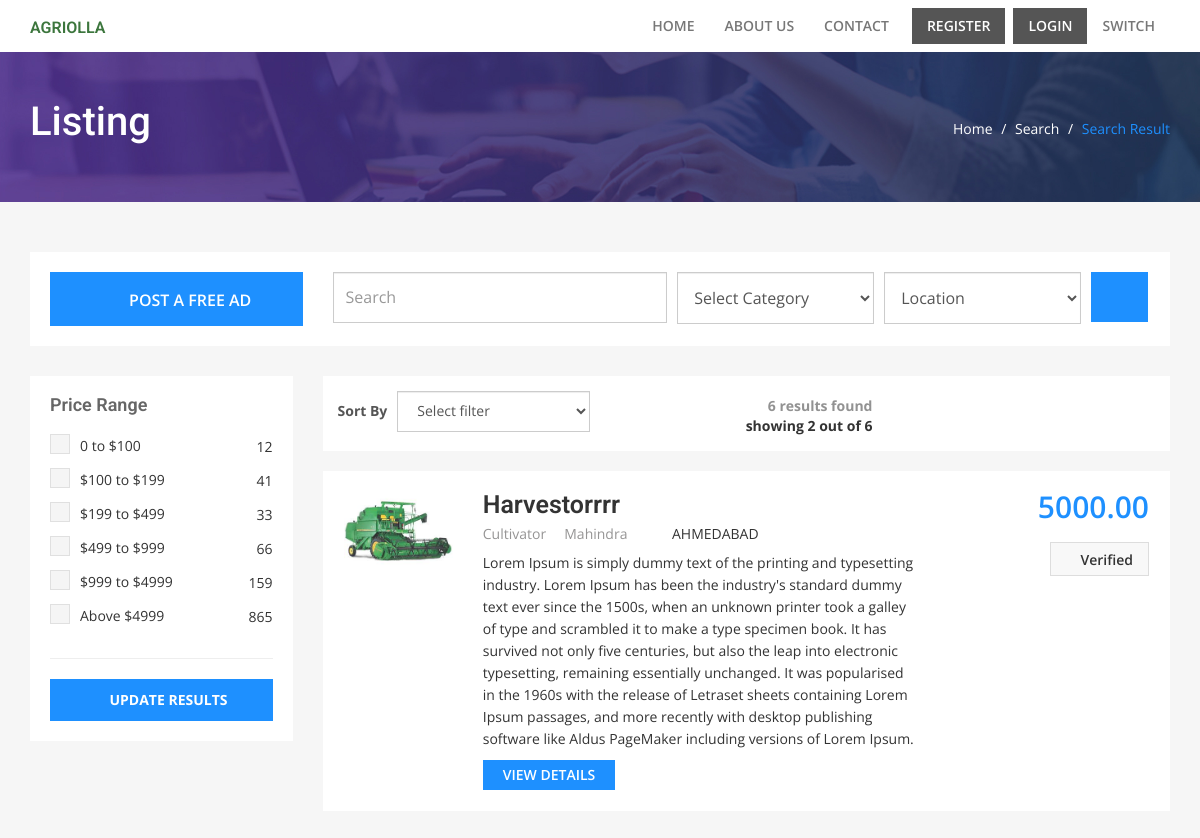
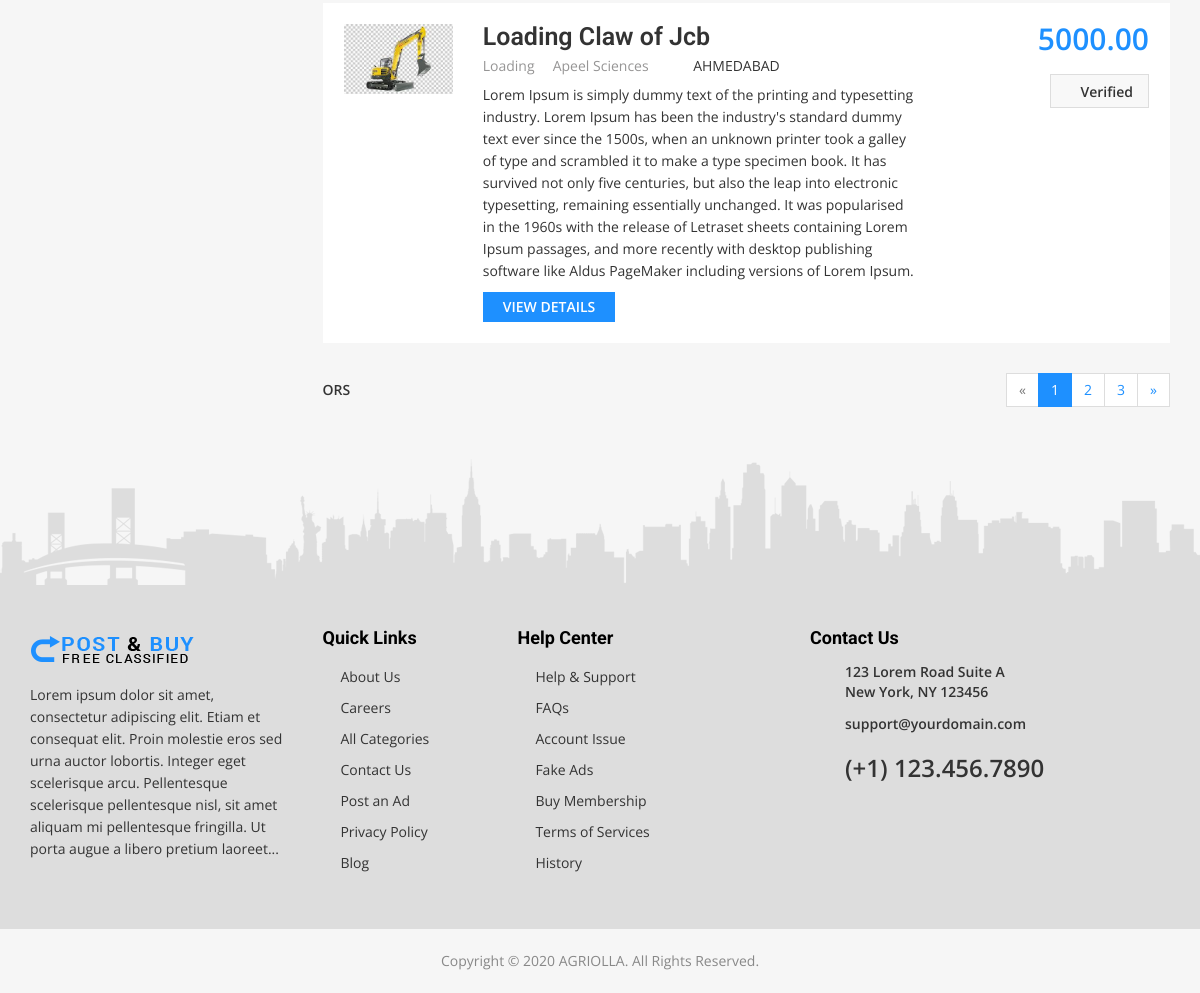
Page /product/viewallads/ on the committed database (2 pictures, top to bottom).
### Home/models.py (models this page shows, shortened)
class Product(models.Model):
    title = models.CharField(max_length=50, blank=True, null=True)
    slug = models.SlugField(blank=True, unique=True)
    Owner_name = models.ForeignKey(User,on_delete=models.CASCADE,blank=True, null=True)
    uploadfor = models.CharField(max_length=5, choices=AD_CHOICES, blank=True, null=True)
    category = models.ForeignKey(Category, on_delete=models.CASCADE)
    brand = models.ForeignKey(Brandmaster,on_delete=models.CASCADE, blank=True, null=True)
    Description = models.TextField(null=True, blank=True)
    Feature1 = models.CharField(max_length=50, null=False, blank=False,default="")
    Feature2 = models.CharField(max_length=50, null=True, blank=True,default="")
    Feature3 = models.CharField(max_length=50, null=True, blank=True,default="")
    Feature4 = models.CharField(max_length=50, null=True, blank=True,default="")
    Feature5 = models.CharField(max_length=50, null=True, blank=True,default="")
    Condition = models.CharField(max_length=5,choices=Condition,null=True,blank=True)
    price = models.DecimalField(max_digits=9, decimal_places=2, blank=True, null=True)
    quantity = models.CharField(max_length=2, choices=QUANTITY_CHOICES, blank=True, null=True)
    image = models.ImageField(upload_to=upload_image_path, null=True, blank=True)
    image2 = models.ImageField(upload_to=upload_image_path, null=True, blank=True)
    image3 = models.ImageField(upload_to=upload_image_path, null=True, blank=True)
    image4 = models.ImageField(upload_to=upload_image_path, null=True, blank=True)
    image5 = models.ImageField(upload_to=upload_image_path, null=True, blank=True)
    avail = models.CharField(max_length=10, choices=AVAILABLE_CHOICES, default="!Available")
    advalue = models.CharField(default="no", max_length=10, choices=GREATAD_CHOICES, blank=True, null=True)
    offer = models.CharField(default="no", max_length=5, choices=OFFER_CHOICES, blank=True, null=True)
    offerDetails = models.CharField(max_length=50,default="")
    adviewed = models.IntegerField(default=0, blank=True, null=True)
    rejected_status = models.CharField(max_length=5, choices=Reject, default="no")
    rejection_reason = models.CharField(max_length=100,null=True,blank=True)
    verified_status = models.CharField(max_length=5, default="no")
    visit_date = models.DateTimeField(null=True, blank=True)
    verifier_person = models.ForeignKey(Workers,on_delete=models.CASCADE, null=True, blank=True)
    ApprovedOrRejectedBy = models.ForeignKey(Employee,on_delete=models.CASCADE,null=True,blank=True)
    IsVisited = models.BooleanField(default=False,choices=BooleanChoice)
    IsReported = models.BooleanField(default=False,choices=BooleanChoice)
    Rate = models.DecimalField(max_digits=2, decimal_places=1, blank=True, null=True)
    post_date = models.DateTimeField(auto_now=True,null=True)
    update_date = models.DateTimeField(auto_now_add=True,null=True)
    IsProductSoldOrOnRent=models.BooleanField(choices=BooleanChoice,default=False)

class Category(models.Model):
    name = models.CharField(max_length=20)
    slug = models.SlugField(blank=True, unique=True)
    def __str__(self):
        return self.name

class Profile(models.Model):
    user = models.OneToOneField(User, on_delete=models.CASCADE)
    phone = models.CharField(max_length=13)
    address = models.TextField(null=False)
    pincode = models.CharField(max_length=6, null=False)
    country = models.ForeignKey(CountryMaster, on_delete=models.CASCADE, null=True, blank=True)
    state = models.ForeignKey(Statemaster, on_delete=models.CASCADE, null=True, blank=True)
    city = models.ForeignKey(Citymaster, on_delete=models.CASCADE, null=True, blank=True)
    Birthdate = models.DateField(null=True,blank=True)
    IsActive = models.BooleanField(choices=BooleanChoice, default=False)
    IsAvailable = models.BooleanField(choices=BooleanChoice,default=False)
    created_on = models.DateTimeField(auto_now=True,null=True,blank=True)
    updated_on = models.DateTimeField(auto_now_add=True,null=True,blank=True)
    IsMerchant = models.BooleanField(default=False, choices=BooleanChoice)

### adminside/models.py (models this page shows)
class Brandmaster(models.Model):
    BrandName = models.CharField(max_length=50)
    BrandUrl = models.CharField(max_length=255)
    BrandLogo = models.ImageField(null=True, blank=True)
    IsActive = models.BooleanField(choices=Boolchoices, default=False)
    def __str__(self):
        return self.BrandName

class Citymaster(models.Model):
    CityName = models.CharField(max_length=50)
    State = models.ForeignKey(Statemaster, on_delete=models.CASCADE)
    def __str__(self):
        return self.CityName

### Product/views.py (the view)
def viewallads(request):
    template = "listing.html"
    page = request.GET.get('page', 1)
    allads_list = Product.objects.filter(avail="Available")
    paginator = Paginator(allads_list, 2)
    try:
        allads = paginator.page(page)
    except PageNotAnInteger:
        allads = paginator.page(1)
    except EmptyPage:
        allads = paginator.page(paginator.num_pages)
    return render(request, template, {"ads": allads, 'total': allads_list.count()})

### Templates/listing.html (shortened to what this page needs)
{% extends 'common/ORS Common.html' %}
{% block pageheadername %}
<div class="pageTitle">
  <div class="container">
    <div class="row">
      <div class="col-md-6 col-sm-6">
        <h1 class="page-heading">Listing</h1>
      </div>
      <div class="col-md-6 col-sm-6">
        <div class="breadCrumb"><a href="#.">Home</a> / <a href="#.">Search</a> / <span>Search Result</span></div>
      </div>
    </div>
  </div>
</div>
{% endblock %}
{% block content %}
 <form method="get" action="{% url 'Product:searchad' %}">{% csrf_token %}
<div class="listpgWraper">
  <div class="container">
    <div class="pageSearch">
      <div class="row">
        <div class="col-md-3"><a href="{% url 'Home:addproduct' %}" class="btn"><i class="fa fa-file-text" aria-hidden="true"></i> Post a Free Ad</a></div>
        <div class="col-md-9">
          <div class="searchform">
            <div class="row">
              <div class="col-md-5 col-sm-4">
                <input type="text" class="form-control" name="searchstring"placeholder="Search" />
              </div>
              <div class="col-md-3 col-sm-3">
                <select class="form-control" name="category">
                  <option value="">Select Category</option>
                </select>
              </div>
              <div class="col-md-3 col-sm-3">
                <select class="form-control" name="cityfromlist">
                  <option value="">Location</option>
                </select>
              </div>
              <div class="col-md-1 col-sm-2">
                <button class="btn"><i class="fa fa-search" aria-hidden="true"></i></button>
              </div>
            </div>
          </div>
        </div>
      </div>
    </div>
    <div class="row">
      <div class="col-md-3 col-sm-5">
        <div class="sidebar">
          <div class="widget">
            <h4 class="widget-title">Price Range</h4>
            <ul class="optionlist">
              <li>
                <label for="price1"></label>
                0 to $100 <span>12</span> </li>
              <li>
                <label for="price2"></label>
                $100 to $199 <span>41</span> </li>
              <li>
                <label for="price3"></label>
                $199 to $499 <span>33</span> </li>
              <li>
                <label for="price4"></label>
                $499 to $999 <span>66</span> </li>
              <li>
                <label for="price5"></label>
                $999 to $4999 <span>159</span> </li>
              <li>
                <label for="price6"></label>
                Above $4999 <span>865</span> </li>
            </ul>
          </div>
          <div class="searchnt">
            <button class="btn"><i class="fa fa-search" aria-hidden="true"></i> Update Results</button>
          </div>
        </div>
      </div>
      <div class="col-md-9 col-sm-7">
        <div class="sortbybar">
          <div class="row">
            <div class="col-sm-4">
              <div class="input-group"> <span class="input-group-addon" id="basic-addon3">Sort By</span>
                <select class="form-control" name="sortby">
                  <option value="">Select filter</option>
                </select>
              </div>
            </div>
            <div class="col-sm-4">
              <div class="found"> {{ total }} results found <strong> showing {% if total == 1 %}1 result {% else %} 2 out of {{total}} {% endif %}</strong> </div>
            </div>
          </div>
        </div>
        <ul class="searchList">
          {% if ads %}
          {% for ad in ads %}
          <li>
            <div class="row">
              <div class="col-md-2 col-sm-4">
                <div class="adimg"><img src="{{ad.image.url}}" alt="{{ad.image}}" /></div>
              </div>
              <div class="col-md-10 col-sm-8">
                <div class="jobinfo">
                  <div class="row">
                    <div class="col-md-8 col-sm-7">
                      <h3>{{ ad.title}}</h3>
                      <div class="cateName"> <a href="#.">{{ ad.category }}</a> <i class="fa fa-angle-double-right" aria-hidden="true"></i> <a href="#.">{{ ad.brand }}</a> </div>
                      <div class="location"><i class="fa fa-map-marker" aria-hidden="true"></i> <span>{{ ad.Owner_name.profile.city }}</span></div>
                      <div class="clearfix"></div>
                      <p>{{ ad.Description }}</p>
                      <div class="listbtn"><a href='{% url "Product:addetails" ad.id %}'>View Details</a></div>
                    </div>
                    <div class="col-md-4 col-sm-5 text-right">
                      <div class="adprice">{{ ad.price }}</div>
                      <div class="adverify"><i class="fa fa-check-square-o" aria-hidden="true"></i>Verified</div>
                    </div>
                  </div>
                </div>
              </div>
            </div>
          </li>
          {% endfor %}
          {% endif %}
        </ul>
        <div class="pagiWrap">
          <div class="row">
            <div class="col-md-4 col-sm-4">
              <div class="showreslt">ORS</div>
            </div>
            <div class="col-md-8 col-sm-8 text-right">
              {% if ads.has_other_pages %}
              <ul class="pagination">
                  {% if ads.has_previous %}
                <li><a href="?page={{ ads.previous_page_number }}&category={{ category }}&sortby={{ sortby }}&cityfromlist={{city}}">&laquo;</a></li>
                {% else %}
                <li class="disabled"><span>&laquo;</span></li>
                {% endif %}
                {% for i in ads.paginator.page_range %}
                {% if ads.number == i %}
                <li class="active"><span>{{ i }} <span class="sr-only">(current)</span></span></li>
                {% else %}
                <li><a href="?page={{ i }}">{{ i }}</a></li>
                {% endif %}
                {% endfor %}
                {% if ads.has_next %}
                <li><a href="?page={{ ads.next_page_number }}">&raquo;</a></li>
                {% else %}
                <li class="disabled"><span>&raquo;</span></li>
                {% endif %}
              </ul>
              {% endif %}
            </div>
          </div>
        </div>
      </div>
    </div>
  </div>
</div>
   </form>
{% endblock %}

### Templates/common/ORS Common.html (shortened to what this page needs)
{% load static %}
<!DOCTYPE html>
<html lang="en">
<head>
<link href='{% static "css/owl.carousel.css" %}' rel="stylesheet">
<link href='{% static "css/bootstrap.min.css" %}' rel="stylesheet">
<link href='{% static "css/font-awesome.css" %}' rel="stylesheet">
<link href='{% static "css/main.css" %}' rel="stylesheet">
</head>
<body>
<div class="header">
  <div class="container">
    <div class="row">
      <div class="col-md-2 col-sm-3 col-xs-12"> <a href='{% url "Home:home" %}' class="logo"><i class="glyphicon glyphicon-grain text-success"><h6>AGRIOLLA</h6></i></a><a data-toggle="modal" data-target=".bd-example-modal-sm"><i class="glyphicon glyphicon-map-marker fa-2x text-danger"></i></a>
      </div>
      <div class="col-md-10 col-sm-12 col-xs-12">
        <div class="navbar navbar-default" role="navigation">
          <div class="navbar-collapse collapse" id="nav-main">
            <ul class="nav navbar-nav">
              <li class=""><a href='{% url "Home:home" %}'>Home </a>
              </li>
              <li><a href='{% url "Home:aboutus" %}'>About us</a></li>
              <li><a href='{% url "Home:contactus"%}'>Contact</a></li>
              {% if user.is_authenticated %}
              <li class="postad"><a href='{% url "Home:addproduct" %}'>Post an Ad</a></li>
              <li class="dropdown"><a href="{% url 'Home:dashboard' %}">Welcome {{user.first_name}}<span class="caret"></span></a>
                <ul class="dropdown-menu">
                  <li><p>
                         <a href="{% url 'account_logout' %}" class="btn btn-danger btn-block">Logout</a>
                       </p>
                   </li>
                </ul>
              </li>
              {% else %}
              <li class="register"><a href="{% url 'account_signup' %}">Register</a></li>
              <li class="register"><a href="{% url 'account_login' %}">Login</a></li>
              {% endif %}
              <li class="dropdown"><a href="{% url 'Emp:choice' %}">Switch</a></li>
            </ul>
          </div>
        </div>
      </div>
    </div>
  </div>
</div>
{% block pageheadername %}
{% endblock %}
{% block content %}
{% endblock %}
<div class="footerWrap">
  <div class="container">
    <div class="row">
      <div class="col-md-3 col-sm-12">
        <div class="ft-logo"><img src='{%static "images/logo.png"%}' alt="Your alt text here"></div>
        <p>Lorem ipsum dolor sit amet, consectetur adipiscing elit. Etiam et consequat elit. Proin molestie eros sed urna auctor lobortis. Integer eget scelerisque arcu. Pellentesque scelerisque pellentesque nisl, sit amet aliquam mi pellentesque fringilla. Ut porta augue a libero pretium laoreet...</p>
      </div>
      <div class="col-md-2 col-sm-6">
        <h5>Quick Links</h5>
        <ul class="quicklinks">
          <li><a href="#.">About Us </a></li>
          <li><a href="#.">Careers</a></li>
          <li><a href="#.">All Categories</a></li>
          <li><a href="#.">Contact Us</a></li>
          <li><a href="#.">Post an Ad</a></li>
          <li><a href="#.">Privacy Policy</a></li>
          <li><a href="#.">Blog</a></li>
        </ul>
      </div>
      <div class="col-md-3 col-sm-6">
        <h5>Help Center</h5>
        <ul class="quicklinks">
          <li><a href="#.">Help &amp; Support</a></li>
          <li><a href="#.">FAQs</a></li>
          <li><a href="#.">Account Issue</a></li>
          <li><a href="#.">Fake Ads</a></li>
          <li><a href="#.">Buy Membership</a></li>
          <li><a href="#.">Terms of Services</a></li>
          <li><a href="#.">History</a></li>
        </ul>
      </div>
      <div class="col-md-4 col-sm-12">
        <h5>Contact Us</h5>
        <div class="address"> 123 Lorem Road Suite A<br>
          New York, NY 123456</div>
        <div class="email"> <a href='{% static "mailto:newapp@salonstudios.com" %}'>support@yourdomain.com</a> </div>
        <div class="phone"> <a href='{% static "tel:001234567890" %}'>(+1) 123.456.7890</a></div>
        <div class="social"> <a href="#." target="_blank"> <i class="fa fa-facebook-square" aria-hidden="true"></i></a> <a href="#." target="_blank"><i class="fa fa-twitter-square" aria-hidden="true"></i></a> <a href="#." target="_blank"><i class="fa fa-google-plus-square" aria-hidden="true"></i></a> <a href="#." target="_blank"><i class="fa fa-linkedin-square" aria-hidden="true"></i></a> <a href="#." target="_blank"><i class="fa fa-youtube-square" aria-hidden="true"></i></a> </div>
      </div>
    </div>
  </div>
</div>
<div class="copyright">
  <div class="container">
    <div class="bttxt">Copyright &copy; 2020 AGRIOLLA. All Rights Reserved. </div>
  </div>
</div>
</body>
</html>

### rows in the picture
Product: image (picture), title "Harvestorrrr", category "Cultivator", brand "Mahindra", Owner_name.profile.city "AHMEDABAD", Description "Lorem Ipsum is simply dummy text of the printing and typesetting industry. Lorem Ipsum has been the industry's standard dummy text ever since the 1500s, when an unknown printer took a galley of type and scrambled it to make a type specimen book. It has survived not only five centuries, but also the leap into electronic typesetting, remaining essentially unchanged. It was popularised in the 1960s with the release of Letraset sheets containing Lorem Ipsum passages, and more recently with desktop publishing software like Aldus PageMaker including versions of Lorem Ipsum.", price "5000.00"
Product: image (picture), title "Loading Claw of Jcb", category "Loading", brand "Apeel Sciences", Owner_name.profile.city "AHMEDABAD", Description "Lorem Ipsum is simply dummy text of the printing and typesetting industry. Lorem Ipsum has been the industry's standard dummy text ever since the 1500s, when an unknown printer took a galley of type and scrambled it to make a type specimen book. It has survived not only five centuries, but also the leap into electronic typesetting, remaining essentially unchanged. It was popularised in the 1960s with the release of Letraset sheets containing Lorem Ipsum passages, and more recently with desktop publishing software like Aldus PageMaker including versions of Lorem Ipsum.", price "5000.00"

### other values in the picture
{{ total }} "6"
{{ i }} "1"
{{ i }} "2" "3"
